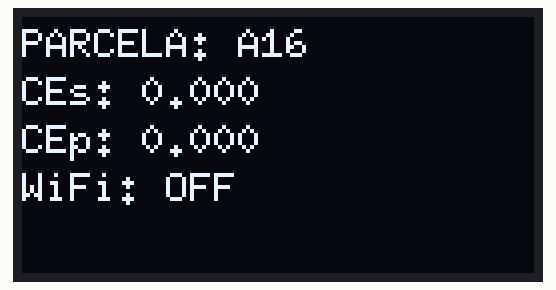
The sketch below on a simulated ESP32. Parts: 128×64 one-colour display. WiFi joins after 1.5 s; servers stay silent unless stated; uploads are accepted with an empty reply; the local clock reads 2024-03-15 10:24:30 at power-on unless the sketch sets it; storage starts empty; what the sketch prints to the serial monitor is not drawn.

Above: at 0.1 s.
At 2.2 s:
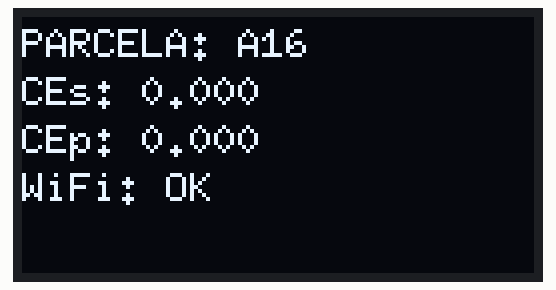

The sketch:

AGROlixisync_Firmware_v3_Optimized.ino
```cpp
#include <WiFi.h>
#include <HTTPClient.h>
#include <ModbusMaster.h>
#include <Wire.h>
#include <U8g2lib.h>
#include <SPI.h>
#include <SD.h>
#include <RTClib.h>

// ================= OLED =================
U8G2_SH1106_128X64_NONAME_F_HW_I2C display(U8G2_R0, U8X8_PIN_NONE);

// ================= WIFI =================
const char* ssid     = "ROEM";
const char* password = "12345678";
const char* serverUrl = "http://10.225.57.200:8000/api/sensor/data";  // ← IP del servidor Laravel


// ================= WIFI =================
//const char* ssid     = "COMPUTRONICA";
//const char* password = "computronic@";
//const char* serverUrl = "http://192.168.1.9:8000/api/sensor/data";  // ← IP del servidor Laravel

// ================= RTC =================
RTC_DS3231 rtc;

// ================= SD =================
#define SD_CS 27

// ================= RS485 =================
HardwareSerial RS485_SUP(2);
HardwareSerial RS485_PROF(1);
ModbusMaster node_sup;
ModbusMaster node_prof;

// ================= IDENTIFICACIÓN =================
// IMPORTANTE: Este valor debe coincidir EXACTAMENTE con el "Device Code"
// registrado en la planta del Grupo Experimental en AgroLixiSync.
// Ejemplo: si en el sistema registraste "AGR-001", pon "AGR-001" aquí.
String parcela = "A16";  // ← CAMBIAR por el Device Code de esta planta en el sistema

// ================= DATA =================
struct SensorData {
  float humidity;
  float temperature;
  float ce;
  bool ok;
};

SensorData sup, prof;

// ================= VARIABLES =================
float CE_s = 0, CE_p = 0;
float H_s = 0, T_s = 0;
float H_p = 0, T_p = 0;

// ================= TIMESTAMP =================
String getTimestamp() {
  DateTime now = rtc.now();
  char buf[25];
  sprintf(buf, "%04d-%02d-%02dT%02d:%02d:%02d",
          now.year(), now.month(), now.day(),
          now.hour(), now.minute(), now.second());
  return String(buf);
}

// ================= SENSOR READ =================
bool readSensor(ModbusMaster &node, SensorData &s) {
  uint8_t result = node.readHoldingRegisters(0x0000, 3);

  if (result == node.ku8MBSuccess) {
    s.humidity = node.getResponseBuffer(0) / 10.0;
    s.temperature = node.getResponseBuffer(1) / 10.0;
    s.ce = node.getResponseBuffer(2) / 1000.0;
    s.ok = true;
    return true;
  }

  s.ok = false;
  return false;
}

// ================= SD =================
void saveSD() {
  File file = SD.open("/datos.csv", FILE_APPEND);
  if (!file) return;

  file.println(
    getTimestamp() + "," +
    parcela + "," +
    String(CE_s,3) + "," +
    String(CE_p,3) + "," +
    String(H_s,1) + "," +
    String(T_s,1) + "," +
    String(H_p,1) + "," +
    String(T_p,1)
  );

  file.close();
}

// ================= SENSOR TASK =================
void taskSensor(void *pv) {
  for (;;) {
    readSensor(node_sup, sup);
    vTaskDelay(500 / portTICK_PERIOD_MS);
    readSensor(node_prof, prof);

    if (sup.ok && prof.ok) {
      CE_s = sup.ce;
      CE_p = prof.ce;
      H_s = sup.humidity;
      T_s = sup.temperature;
      H_p = prof.humidity;
      T_p = prof.temperature;
    }

    saveSD();
    vTaskDelay(5000 / portTICK_PERIOD_MS);
  }
}

// ================= OLED =================
void taskOLED(void *pv) {
  for (;;) {
    display.clearBuffer();
    display.setFont(u8g2_font_6x10_tr);

    display.setCursor(0, 10);
    display.print("PARCELA: "); display.print(parcela);

    display.setCursor(0, 22);
    display.print("CEs: "); display.print(CE_s, 3);

    display.setCursor(0, 34);
    display.print("CEp: "); display.print(CE_p, 3);

    display.setCursor(0, 46);
    display.print("WiFi: ");
    display.print(WiFi.status() == WL_CONNECTED ? "OK" : "OFF");

    display.sendBuffer();
    vTaskDelay(1000 / portTICK_PERIOD_MS);
  }
}

// ================= NETWORK =================
void taskNetwork(void *pv) {
  for (;;) {
    if (WiFi.status() != WL_CONNECTED) {
      WiFi.begin(ssid, password);
      vTaskDelay(3000 / portTICK_PERIOD_MS);
      continue;
    }

    // JSON CORREGIDO - Campos exactos que espera Laravel
    String json =
      "{"
      "\"device\":\"" + parcela + "\","
      "\"ts\":\"" + getTimestamp() + "Z\","
      "\"ce_s\":" + String(CE_s, 3) + ","
      "\"ce_p\":" + String(CE_p, 3) + ","
      "\"temp_s\":" + String(T_s, 1) + ","
      "\"temp_p\":" + String(T_p, 1) + ","
      "\"hum_s\":" + String(H_s, 1) + ","
      "\"hum_p\":" + String(H_p, 1) +
      "}";

    Serial.println(json);

    HTTPClient http;
    http.begin(serverUrl);
    http.addHeader("Content-Type", "application/json");

    int httpCode = http.POST(json);
    Serial.print("HTTP: ");
    Serial.println(httpCode);

    http.end();
    vTaskDelay(10000 / portTICK_PERIOD_MS);
  }
}

// ================= SETUP =================
void setup() {
  Serial.begin(115200);

  Wire.begin(21, 22);
  display.begin();

  rtc.begin();
  if (rtc.lostPower()) {
    rtc.adjust(DateTime(F(__DATE__), F(__TIME__)));
  }

  SD.begin(SD_CS);

  RS485_SUP.begin(9600, SERIAL_8N1, 13, 14);
  node_sup.begin(1, RS485_SUP);

  RS485_PROF.begin(9600, SERIAL_8N1, 16, 17);
  node_prof.begin(1, RS485_PROF);

  WiFi.mode(WIFI_STA);

  xTaskCreatePinnedToCore(taskSensor, "sensor", 4096, NULL, 3, NULL, 1);
  xTaskCreatePinnedToCore(taskOLED, "oled", 4096, NULL, 2, NULL, 1);
  xTaskCreatePinnedToCore(taskNetwork, "net", 6144, NULL, 1, NULL, 0);
}

// ================= LOOP =================
void loop() {
  vTaskDelay(portMAX_DELAY);
}
```
